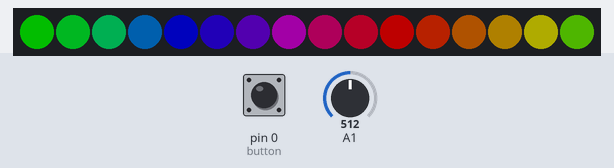
The sketch below on a simulated Arduino Uno, built with avr-gcc and run on an emulated ATmega328P. Parts: 16 RGB LEDs in strip order, left to right. Inputs (shaded band) come from the test bench; at power-on: A1 = 512, pin 0 (button) HIGH. Dim RGB values are drawn brighter than linear; random numbers use the default seed unless the sketch sets one.

Above: at 1.26 s.
1.3 s: A1 set to 0
At 1.47 s:
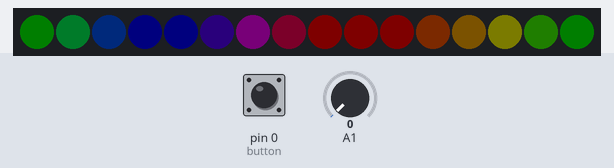
3.0 s: pin 0 (button) pulled LOW for 0.15 s
At 3.19 s:
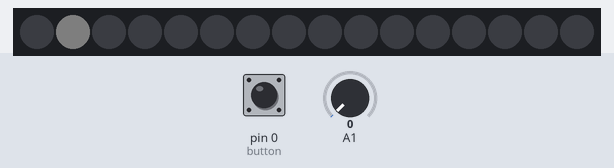
3.7 s: pin 0 (button) pulled LOW for 1 s
At 3.9 s:
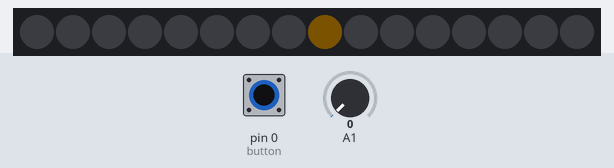
5.3 s: A1 set to 122
At 5.41 s:
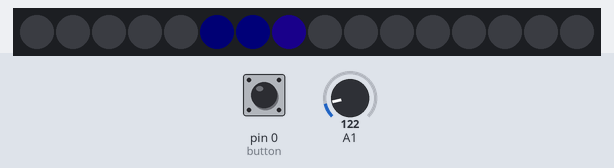
7.4 s: A1 set to 511
At 7.53 s:
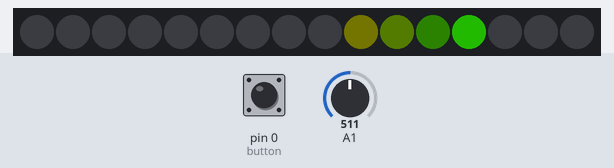
9.8 s: pin 0 (button) pulled LOW for 0.15 s
At 9.96 s:
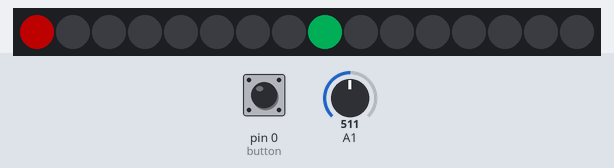

The sketch:

lighthouse.ino
```cpp
#include <ezButton.h>
#include <FastLED.h>

enum class animations
{
    colour_rotation,
    cyon_white,
    cyon_colour,
    spinning_different_colour,
    spinning_same_colour,
    spinning_white
};

ezButton button(0);
const uint8_t number_of_leds(16);
CRGBArray<number_of_leds> leds;
uint8_t index{0};
uint8_t number_of_animations{6};
animations mode[] = {
    animations::colour_rotation,
    animations::cyon_white,
    animations::cyon_colour,
    animations::spinning_different_colour,
    animations::spinning_same_colour,
    animations::spinning_white
};

void setup()
{
    button.setDebounceTime(50);
    FastLED.addLeds<NEOPIXEL, 1>(leds, number_of_leds);
    // Uses 5% space, pretty safe to remove for 16 LED's
    FastLED.setBrightness(
        calculate_max_brightness_for_power_vmA(
            leds, number_of_leds, 255, 5, 475));
}

bool has_delay_elapsed(const short delay)
{
    static unsigned long previous_time(0);
    const unsigned long current_time(millis());

    if (current_time > (previous_time + delay))
    {
        previous_time = current_time;
        return true;
    }

    return false;
}

void cyon(
    const short delay,
    const uint8_t brightness,
    const bool is_white_only,
    const bool is_one_at_a_time)
{
    static uint8_t index(1);
    static uint8_t colour(0);

    if (has_delay_elapsed(delay))
    {
        if (is_one_at_a_time)
        {
            leds[index] = CHSV(
                colour,
                (is_white_only) ? 0 : 255,
                brightness);

            ++index %= number_of_leds;
        }
        else
        {
            // To get the correct groups of two for my dividers
            if (index % 2 != 1)
            {
                index = 1;
            }

            const uint8_t second_index((index + 1) % number_of_leds);

            // This is needed to wrap round to the start
            if (second_index < index)
            {
                leds[index] = CHSV(
                    colour,
                    (is_white_only) ? 0 : 255,
                    brightness);
                leds[second_index] = CHSV(
                    colour,
                    (is_white_only) ? 0 : 255,
                    brightness);
            }
            else
            {
                leds(index, (index + 1) % number_of_leds) = CHSV(
                    colour,
                    (is_white_only) ? 0 : 255,
                    brightness);
            }

            index = (index + 2) % number_of_leds;
        }

        FastLED.show();
        // Make this configurable?
        fade_all(100);
        // Make this configurable?
        colour += 8;
    }
}

void multiple_spinning_leds(
    const short delay,
    const uint8_t brightness,
    const bool is_white_only,
    const bool is_same_colour,
    const bool cyon_effect = true)
{
    // Adding this so we don't have to divide everytime for a "const"
    static const uint8_t half_leds(number_of_leds / 2);
    // Integer division round up
    static const uint8_t colour_change_per_led(
        (255 + (number_of_leds - 1)) / number_of_leds);
    static const uint8_t half_colour(colour_change_per_led * half_leds);

    static uint8_t index(0);
    static uint8_t colour(0);

    if (has_delay_elapsed(delay))
    {
        const uint8_t second_index((index + half_leds) % number_of_leds);

        if (is_same_colour)
        {
            leds[index] = CHSV(
                colour,
                (is_white_only) ? 0 : 255,
                brightness);
            leds[second_index] = CHSV(
                colour,
                (is_white_only) ? 0 : 255,
                brightness);
        }
        else
        {
            leds[index] = CHSV(
                colour,
                (is_white_only) ? 0 : 255,
                brightness);
            leds[second_index] = CHSV(
                colour + half_colour,
                (is_white_only) ? 0 : 255,
                brightness);
        }

        if (cyon_effect)
        {
            FastLED.show();
            // Make this configurable?
            fade_all(100);
        }
        else
        {
            set_black_except(index, second_index);
            FastLED.show();
        }

        ++index %= number_of_leds;
        colour += colour_change_per_led;
    }
}

void colour_rotation(
    const short delay, const uint8_t brightness, const bool is_one_at_a_time)
{
    // Integer division round up
    static const uint8_t colour_change_per_led(
        (255 + (number_of_leds - 1)) / number_of_leds);
    // Adding this so we don't have to compute a "constant" lots of times
    static const uint8_t colour_change_per_led_group(colour_change_per_led * 2);

    static uint8_t colour(0);

    if (has_delay_elapsed(delay))
    {
        uint8_t current_colour(colour);

        if (is_one_at_a_time)
        {
            for (CRGB& led : leds)
            {
                led = CHSV(
                    current_colour += colour_change_per_led, 255, brightness);
            }
        }
        else
        {
            for (uint8_t i = 1; i < number_of_leds; i += 2)
            {
                leds[i] = CHSV(
                    current_colour += colour_change_per_led_group,
                    255,
                    brightness);

                /* Starting at 1 and have this if to get the correct groups of
                 * two for my dividers
                 */
                if (i != number_of_leds - 1)
                {
                    leds[i + 1] = CHSV(current_colour, 255, brightness);
                }
                else
                {
                    leds[0] = CHSV(current_colour, 255, brightness);
                }
            }
        }

        FastLED.show();
        ++colour;
    }
}

void fade_in_and_out(
    const short delay, const uint8_t brightness, const bool is_white_only)
{
    static uint8_t colour(0);
    static uint8_t current_brightness(0);
    static bool fading_out(false);

    if (has_delay_elapsed(delay))
    {
        for (CRGB& led : leds)
        {
            // 15 is 255 / 17 (1 extra led) to make it rotate
            led = CHSV(colour, (is_white_only) ? 0 : 255, current_brightness);
        }

        FastLED.show();

        if (current_brightness == 10)
        {
            colour += 10;
            fading_out = false;
        }
        else if (current_brightness == brightness)
        {
            fading_out = true;
        }

        if (fading_out)
        {
            --current_brightness;
        }
        else
        {
            ++current_brightness;
        }
    }
}

// Must be set to black first
void led_flash_and_fade(
    const short delay,
    const uint8_t brightness,
    const bool is_white_only,
    const bool is_one_at_a_time,
    const bool cycle_colours,
    const bool random_led)
{
    static uint8_t current_index(1);
    static uint8_t current_colour(0);
    static uint8_t current_brightness(brightness);

    if (has_delay_elapsed(delay))
    {
        leds[current_index] = CHSV(
            current_colour, (is_white_only) ? 0 : 255, --current_brightness);

        if (!is_one_at_a_time)
        {
            uint8_t second_index;

            // Need this to work with my dividers
            if (current_index == 0)
            {
                second_index = number_of_leds - 1;
            }
            else if (current_index % 2 == 1)
            {
                second_index = (current_index + 1) % number_of_leds;
            }
            else
            {
                second_index = current_index - 1;
            }

            leds[second_index] = CHSV(
                current_colour, (is_white_only) ? 0 : 255, current_brightness);
        }

        FastLED.show();
    }

    if (current_brightness == 0)
    {
        current_brightness = brightness;

        if (random_led)
        {
            current_index = random8(0, number_of_leds - 1);
        }
        else
        {
            if (is_one_at_a_time)
            {
                ++current_index %= number_of_leds;
            }
            else
            {
                current_index = (current_index + 2) % number_of_leds;
            }
        }

        if (cycle_colours)
        {
            current_colour += 10;
        }
        else
        {
            current_colour = random8();
        }
    }
}

void fade_all(const uint8_t nscale)
{
    leds.fadeToBlackBy(nscale);
}

void set_all_black()
{
    leds = CRGB::Black;
    FastLED.show();
}

void set_black_except(const uint8_t index_1, const uint8_t index_2)
{
    for (uint8_t i = 0; i < number_of_leds; ++i)
    {
        if (i != index_1 && i != index_2)
        {
            leds[i] = CRGB::Black;
        }
    }
}

void loop()
{
    static uint8_t brightness{110};
    const short pot{analogRead(1)};
    brightness = map(pot, 0, 1023, 30, 254);

    button.loop();

    if (button.isPressed())
    {
        index = (index + 1) % number_of_animations;
        set_all_black();
    }

     switch (mode[index])
     {
         case animations::colour_rotation:
         {
             colour_rotation(14, brightness, true);
             break;
         }
         case animations::cyon_white:
         {
             cyon(100, brightness, true, true);
             break;
         }
         case animations::cyon_colour:
         {
             cyon(100, brightness, false, true);
             break;
         }
         case animations::spinning_different_colour:
         {
             multiple_spinning_leds(100, brightness, false, false);
             break;
         }
         case animations::spinning_same_colour:
         {
             multiple_spinning_leds(100, brightness, false, true);
             break;
         }
         case animations::spinning_white:
         {
             multiple_spinning_leds(100, brightness, true, true);
             break;
         }
         default:
         {
             multiple_spinning_leds(100, brightness, false, true);
             break;
         }
     }
}
```
